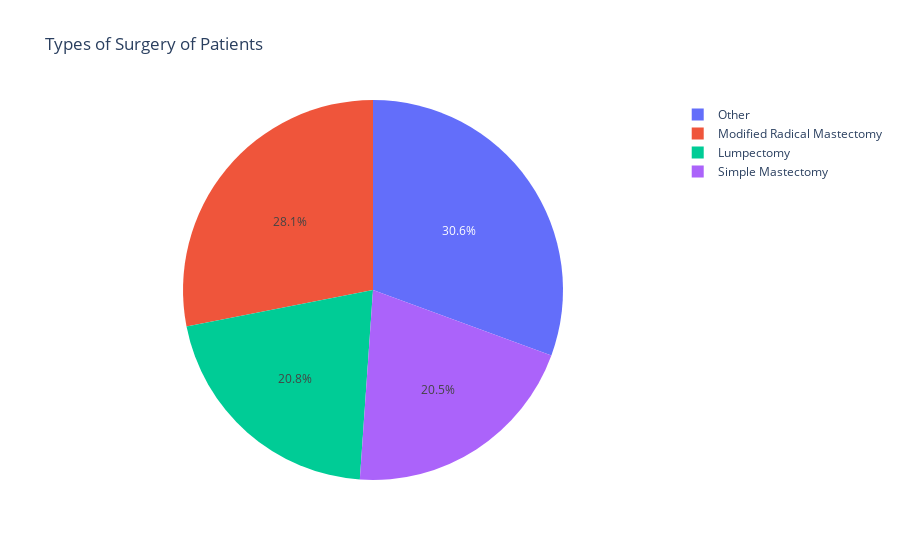

This figure's notebook cell:
### Code cell
surgeries = data.Surgery_type.value_counts()
types=surgeries.index
quantity=surgeries.values
fig=px.pie(data, values=quantity, names=types, title='Types of Surgery of Patients')
fig.show()

### Figure 1 — Plotly figure (JSON) as saved in the notebook; plotly's stock layout.template omitted (floating-point values rounded to 4 significant figures)
{"data": [{"domain": {"x": [0, 1], "y": [0, 1]}, "hovertemplate": "label=%{label}<br>value=%{value}<extra></extra>", "labels": ["Other", "Modified Radical Mastectomy", "Lumpectomy", "Simple Mastectomy"], "legendgroup": "", "name": "", "showlegend": true, "type": "pie", "values": [97, 89, 66, 65]}], "layout": {"legend": {"tracegroupgap": 0}, "title": {"text": "Types of Surgery of Patients"}}}
